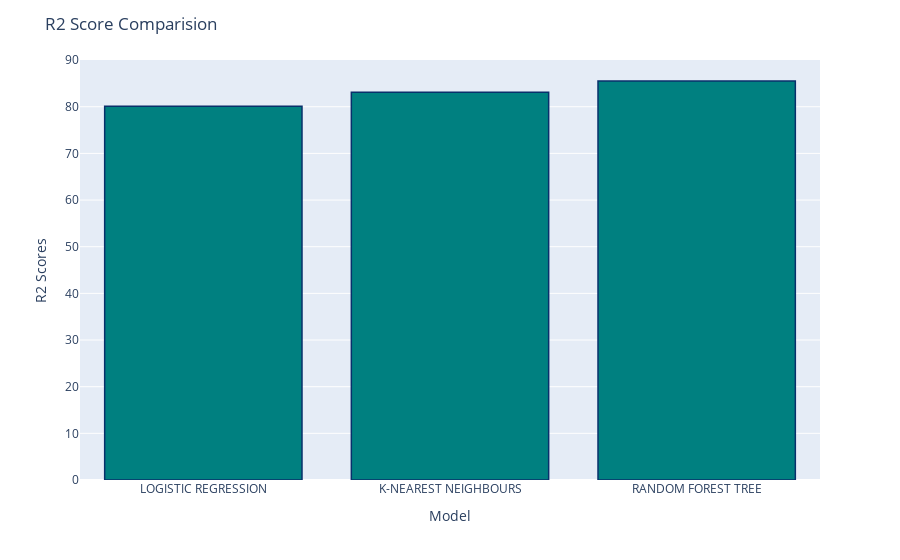

Write notebook code for a chart like this one.
### Code cell
fig = px.bar(x=list(r2_scores.keys()), y=list(r2_scores.values()))
fig.update_traces(marker_color='teal', marker_line_color='rgb(8,48,107)', marker_line_width=1.5)
fig.update_layout(title="R2 Score Comparision", xaxis_title="Model", yaxis_title="R2 Scores")
fig.show()

### Figure 1 — Plotly figure (JSON) as saved in the notebook; plotly's stock layout.template omitted (floating-point values rounded to 4 significant figures)
{"data": [{"alignmentgroup": "True", "hovertemplate": "x=%{x}<br>y=%{y}<extra></extra>", "legendgroup": "", "marker": {"color": "teal", "line": {"color": "rgb(8,48,107)", "width": 1.5}, "pattern": {"shape": ""}}, "name": "", "offsetgroup": "", "orientation": "v", "showlegend": false, "textposition": "auto", "type": "bar", "x": ["LOGISTIC REGRESSION", "K-NEAREST NEIGHBOURS", "RANDOM FOREST TREE"], "xaxis": "x", "y": [80.09, 83.1, 85.52], "yaxis": "y"}], "layout": {"barmode": "relative", "legend": {"tracegroupgap": 0}, "margin": {"t": 60}, "title": {"text": "R2 Score Comparision"}, "xaxis": {"anchor": "y", "domain": [0, 1], "title": {"text": "Model"}}, "yaxis": {"anchor": "x", "domain": [0, 1], "title": {"text": "R2 Scores"}}}}
